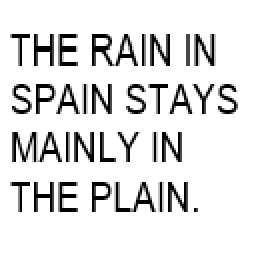
#> input picture Images/Rain.bmp, 128 x 128 px, found by its file name (shown 2 times larger)
$ jupyter execute 'Activity 3.ipynb'
#> lines starting #> are read from the running program, lines starting #| are printed output that depends on the picture
### Template matching using correlation

[cell 1]
import numpy as np
import matplotlib.pyplot as plt
from PIL import Image
import matplotlib.image as mpimg

[cell 2]
def rgb2gray(rgb):
    return np.dot(rgb[...,:3], [0.299,0.587,0.114])

image = mpimg.imread('Rain.bmp')
#> image is the input picture: shape (128, 128, 3); min 0, max 255, mean 225.5
gray= rgb2gray(image)
Image = gray

image2 = mpimg.imread('A-white.bmp')
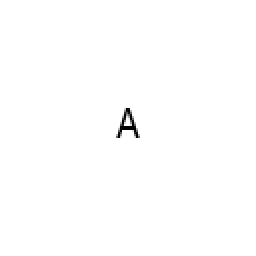
#> input picture Images/A-white.bmp, 128 x 128 px, found by its file name (shown 2 times larger)
#> image2 is the input picture: shape (128, 128, 3); min 0, max 255, mean 254.1
gray2 = rgb2gray(image2)
Image2 = gray2
plt.imshow(Image, cmap='gray')

[cell 3]
F_Image2 = np.fft.fft2(Image2)

F_Image = np.fft.fft2(Image)
F_I = np.conj(F_Image)

[cell 4]
F_IImage2 = F_Image2*F_I
F_IImage2I = abs(np.fft.fftshift(np.fft.fft2(F_IImage2)))
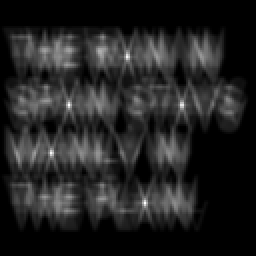
#> F_IImage2I: shape (128, 128) float64 (shown 2 times larger); min 1.54e+13, max 1.54e+13, mean 1.54e+13; drawn with min black and max white
plt.imshow(F_IImage2I, cmap = 'gray')
